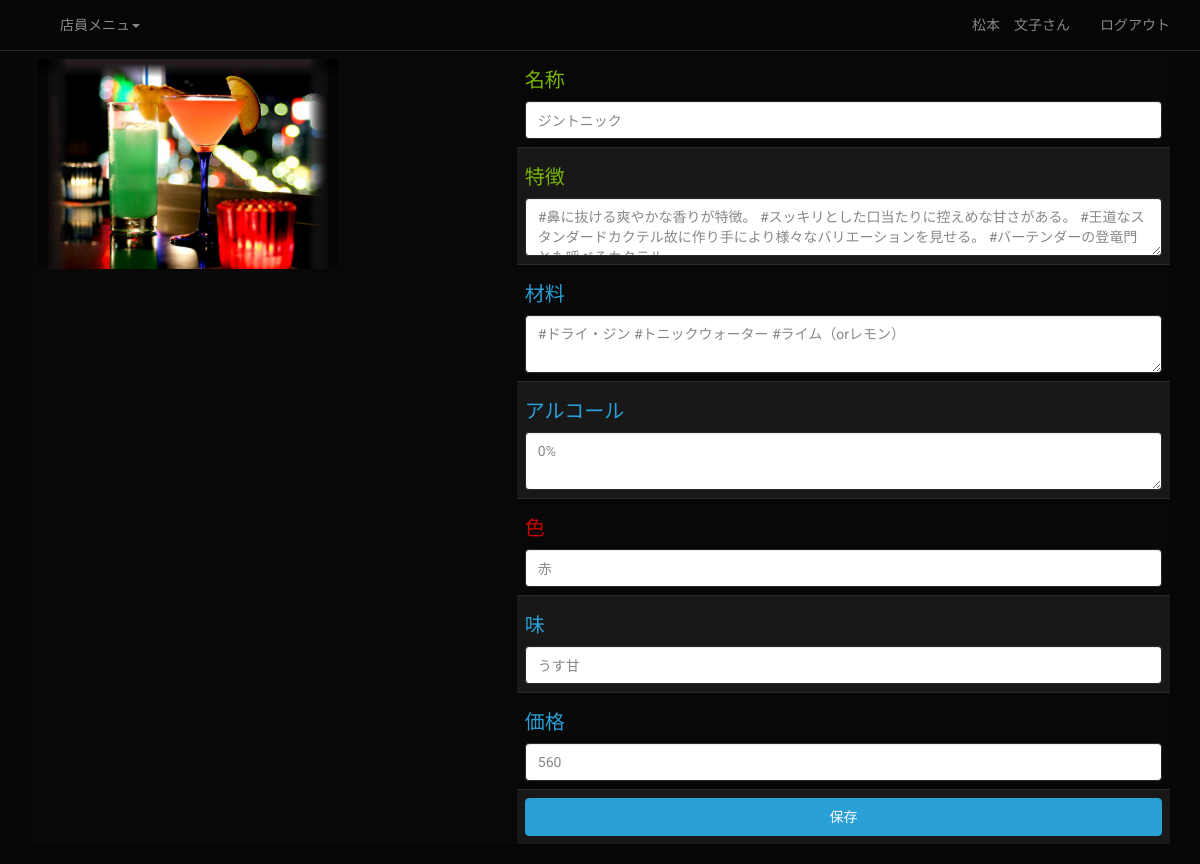
/drink_detail.php?id=1 (signed in), run on an earlier commit of the app's database.
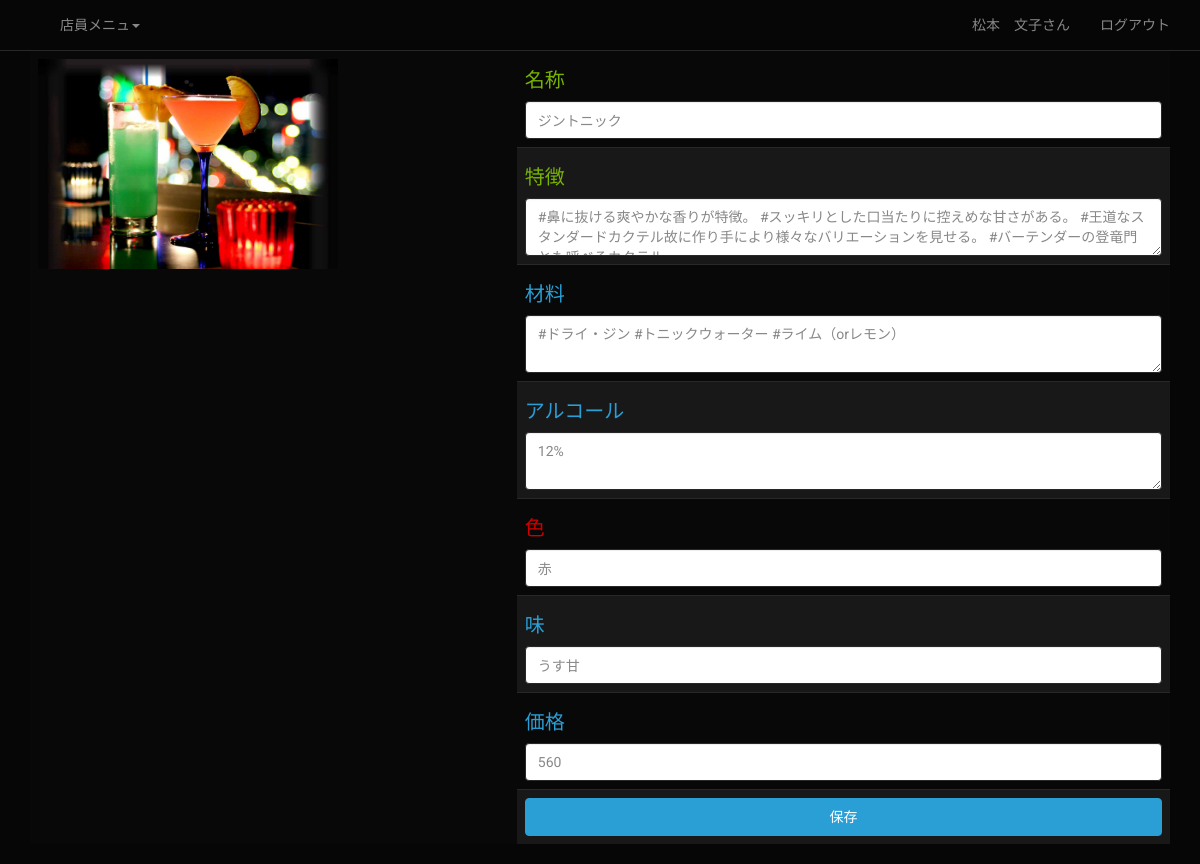
And on a later commit of the database.
### tables this page shows
CREATE TABLE IF NOT EXISTS `tb_drink` (
  `dk_id` bigint(20) unsigned NOT NULL AUTO_INCREMENT,
  `dk_name` varchar(64) NOT NULL,
  `dk_detail` text NOT NULL,
  `color` varchar(32) NOT NULL,
  `taste` text NOT NULL,
  `ingredients` text NOT NULL,
  `alcohol` float NOT NULL,
  `maker` varchar(64) NOT NULL,
  `price` int(11) NOT NULL,
  UNIQUE KEY `dk_id` (`dk_id`)
);

### src/drink_detail.php (the view, shortened to what this page needs)
<?php
include('page_header.php');
require_once('db_inc.php');
if (isset($_GET['id'])){
  $id = $_GET['id'];
}
if (isset($id)){
  $sql = "SELECT * FROM tb_drink WHERE dk_id={$id}" ;
  $rs = mysql_query($sql, $conn);
  if ($rs) {
    echo '<table class="table table-striped table-hover">';
    $row = mysql_fetch_array($rs) ;
    $dk_name =  $row['dk_name'];
    $dk_detail = $row['dk_detail'];
    $alcohol =  $row['alcohol'];
    $ingredients = $row['ingredients'];
    $color = $row['color'];
    $taste = $row['taste'];
    $price = $row['price'];
    $fname = 'dk' .str_pad($id,5,'0',STR_PAD_LEFT) . '.jpg';
    $det = preg_replace('/#/','・',$row['dk_detail']);
    $ind = preg_replace('/#/','・',$row['ingredients']);
    echo '<tr><th rowspan=8>' .'<img src="../img/'.$fname .'" height="210px" width="300px">';
    echo '</th>';
    if ($urole<=1){
      echo '<th><h5 class="text-success">名称</h5>'. $dk_name. '</h5></th></tr>';
      echo '<tr><td><h5 class="text-success">特徴</h5>' . $det . '</td></tr>';
      echo '<tr><td><h5 class="text-primary">材料</h5>' . $ind . '</td></tr>';
      echo '<tr><td><h5 class="text-info">アルコール</h5>' . $alcohol . '%</td></tr>';
      echo '<tr><td><h5 class="text-danger">色</h5>' . $color . '</td></tr>';
      echo '<tr><td><h5 class="text-primary">味</h5>' . $taste . '</td></tr>';
      echo '<tr><td><h5 class="text-primary">価格</h5>' . $price . '円（税込）</td></tr>';
    }else{
      echo '<form action="drink_detail.php" method="post">';
      echo '<td><h5 class="text-success">名称</h5>';
      echo '<input class="form-control" name="dk_name" type="text" value="' .$dk_name . '">';
      echo '</td></tr>';
      echo '<tr><td><h5 class="text-success">特徴</h5>';
      echo '<textarea class="form-control" name="dk_detail" cols=50>' .$dk_detail . '</textarea>';
      echo '</td></tr>';
      echo '<tr><td><h5 class="text-primary">材料</h5>';
      echo '<textarea class="form-control" name="ingredients" cols=50>' .$ingredients . '</textarea>';
      echo '</td></tr>';
      echo '<tr><td><h5 class="text-primary">アルコール</h5>';
      echo '<textarea class="form-control" name="ingredients" cols=50>' .$alcohol . '%</textarea>';
      echo '</td></tr>';
      echo '<tr><td><h5 class="text-danger">色</h5>';
      echo '<input class="form-control" name="color" type="text" value="' .$color . '">';
      echo '</td></tr>';
      echo '<tr><td><h5 class="text-primary">味</h5>';
      echo '<input class="form-control" name="taste" type="text" value="' .$taste . '">';
      echo '</td></tr>';
       echo '<tr><td><h5 class="text-primary">価格</h5>';
      echo '<input class="form-control" name="price" type="text" value="' .$price . '">';
      echo '</td></tr>';
      echo '<tr><td><input class="btn btn-block btn-primary" type="submit" value="保存">';
      echo '</td></tr>';
    }
    echo '</table>';
  }
}
include('page_footer.php');
?>

What changed in the data, as far as the page shows it:
changed tb_drink "ジントニック": ingredients "0%" → "12%"
